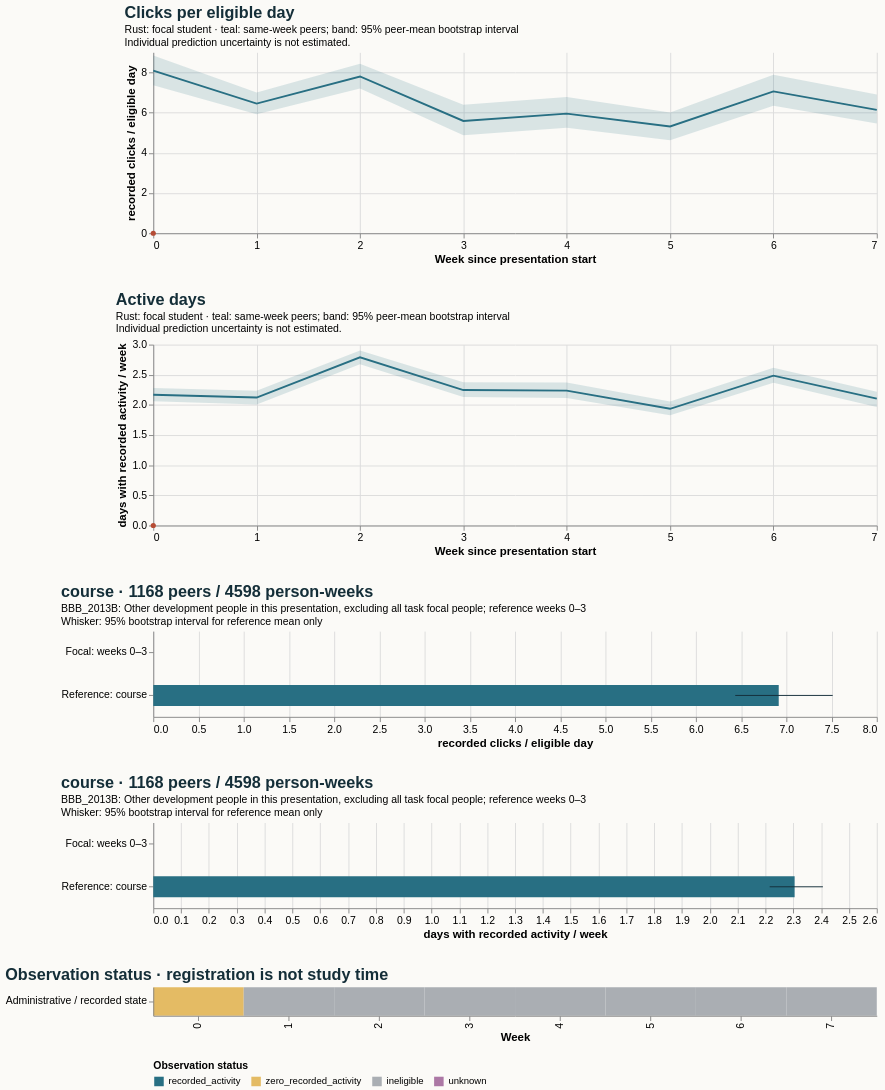

Write the Vega-Lite specification saved for this chart.
### Vega-Lite specification from a JSON file in a GitHub repository (floating-point values rounded to 4 significant figures)
{"$schema": "https://vega.github.io/schema/vega-lite/v5.20.1.json", "config": {"axis": {"labelFontSize": 11, "titleFontSize": 12}, "background": "#fbfaf7", "font": "sans-serif", "title": {"anchor": "start", "color": "#142e38", "fontSize": 17, "subtitleFontSize": 11}, "view": {"continuousHeight": 300, "continuousWidth": 300, "stroke": null}}, "datasets": {"data-087c5a7c9acdd4133adfbb61aaca1982": [{"end_day": 6, "focal_value": 0.0, "peer_ci_high": 2.282, "peer_ci_low": 2.06, "peer_mean": 2.168, "peer_observations": 1167, "peer_people": 1167, "reference": "course", "unit": "days with recorded activity / week", "week": 0}, {"end_day": 13, "focal_value": null, "peer_ci_high": 2.237, "peer_ci_low": 2.009, "peer_mean": 2.123, "peer_observations": 1159, "peer_people": 1159, "reference": "course", "unit": "days with recorded activity / week", "week": 1}, {"end_day": 20, "focal_value": null, "peer_ci_high": 2.902, "peer_ci_low": 2.674, "peer_mean": 2.789, "peer_observations": 1140, "peer_people": 1140, "reference": "course", "unit": "days with recorded activity / week", "week": 2}, {"end_day": 27, "focal_value": null, "peer_ci_high": 2.378, "peer_ci_low": 2.133, "peer_mean": 2.246, "peer_observations": 1132, "peer_people": 1132, "reference": "course", "unit": "days with recorded activity / week", "week": 3}, {"end_day": 34, "focal_value": null, "peer_ci_high": 2.371, "peer_ci_low": 2.115, "peer_mean": 2.237, "peer_observations": 1093, "peer_people": 1093, "reference": "course", "unit": "days with recorded activity / week", "week": 4}, {"end_day": 41, "focal_value": null, "peer_ci_high": 2.057, "peer_ci_low": 1.828, "peer_mean": 1.936, "peer_observations": 1086, "peer_people": 1086, "reference": "course", "unit": "days with recorded activity / week", "week": 5}, {"end_day": 48, "focal_value": null, "peer_ci_high": 2.615, "peer_ci_low": 2.368, "peer_mean": 2.486, "peer_observations": 1075, "peer_people": 1075, "reference": "course", "unit": "days with recorded activity / week", "week": 6}, {"end_day": 55, "focal_value": null, "peer_ci_high": 2.219, "peer_ci_low": 1.965, "peer_mean": 2.104, "peer_observations": 1059, "peer_people": 1059, "reference": "course", "unit": "days with recorded activity / week", "week": 7}], "data-49afe4daf034a980ca0a5ac21d2c21d2": [{"eligible_days": 2.0, "end_day": 6, "logging_completeness": "unknown", "observation_status": "zero_recorded_activity", "row": "Administrative / recorded state", "score_status": "withheld_release_time_unknown", "start_day": 0, "value": 0.0, "week": 0}, {"eligible_days": 0.0, "end_day": 13, "logging_completeness": "unknown", "observation_status": "ineligible", "row": "Administrative / recorded state", "score_status": "withheld_release_time_unknown", "start_day": 7, "value": null, "week": 1}, {"eligible_days": 0.0, "end_day": 20, "logging_completeness": "unknown", "observation_status": "ineligible", "row": "Administrative / recorded state", "score_status": "withheld_release_time_unknown", "start_day": 14, "value": null, "week": 2}, {"eligible_days": 0.0, "end_day": 27, "logging_completeness": "unknown", "observation_status": "ineligible", "row": "Administrative / recorded state", "score_status": "withheld_release_time_unknown", "start_day": 21, "value": null, "week": 3}, {"eligible_days": 0.0, "end_day": 34, "logging_completeness": "unknown", "observation_status": "ineligible", "row": "Administrative / recorded state", "score_status": "withheld_release_time_unknown", "start_day": 28, "value": null, "week": 4}, {"eligible_days": 0.0, "end_day": 41, "logging_completeness": "unknown", "observation_status": "ineligible", "row": "Administrative / recorded state", "score_status": "withheld_release_time_unknown", "start_day": 35, "value": null, "week": 5}, {"eligible_days": 0.0, "end_day": 48, "logging_completeness": "unknown", "observation_status": "ineligible", "row": "Administrative / recorded state", "score_status": "withheld_release_time_unknown", "start_day": 42, "value": null, "week": 6}, {"eligible_days": 0.0, "end_day": 55, "logging_completeness": "unknown", "observation_status": "ineligible", "row": "Administrative / recorded state", "score_status": "withheld_release_time_unknown", "start_day": 49, "value": null, "week": 7}], "data-6000c592f7575eb18013cdacb7a91839": [{"end_day": 6, "focal_value": 0.0, "peer_ci_high": 8.848, "peer_ci_low": 7.359, "peer_mean": 8.09, "peer_observations": 1167, "peer_people": 1167, "reference": "course", "unit": "recorded clicks / eligible day", "week": 0}, {"end_day": 13, "focal_value": null, "peer_ci_high": 6.997, "peer_ci_low": 5.917, "peer_mean": 6.449, "peer_observations": 1159, "peer_people": 1159, "reference": "course", "unit": "recorded clicks / eligible day", "week": 1}, {"end_day": 20, "focal_value": null, "peer_ci_high": 8.429, "peer_ci_low": 7.206, "peer_mean": 7.8, "peer_observations": 1140, "peer_people": 1140, "reference": "course", "unit": "recorded clicks / eligible day", "week": 2}, {"end_day": 27, "focal_value": null, "peer_ci_high": 6.396, "peer_ci_low": 4.874, "peer_mean": 5.586, "peer_observations": 1132, "peer_people": 1132, "reference": "course", "unit": "recorded clicks / eligible day", "week": 3}, {"end_day": 34, "focal_value": null, "peer_ci_high": 6.779, "peer_ci_low": 5.254, "peer_mean": 5.952, "peer_observations": 1093, "peer_people": 1093, "reference": "course", "unit": "recorded clicks / eligible day", "week": 4}, {"end_day": 41, "focal_value": null, "peer_ci_high": 6.011, "peer_ci_low": 4.623, "peer_mean": 5.31, "peer_observations": 1086, "peer_people": 1086, "reference": "course", "unit": "recorded clicks / eligible day", "week": 5}, {"end_day": 48, "focal_value": null, "peer_ci_high": 7.883, "peer_ci_low": 6.344, "peer_mean": 7.057, "peer_observations": 1075, "peer_people": 1075, "reference": "course", "unit": "recorded clicks / eligible day", "week": 6}, {"end_day": 55, "focal_value": null, "peer_ci_high": 6.902, "peer_ci_low": 5.459, "peer_mean": 6.139, "peer_observations": 1059, "peer_people": 1059, "reference": "course", "unit": "recorded clicks / eligible day", "week": 7}], "data-63ce9470475f1249fcbc89b546eb166c": [{"hi": null, "lo": null, "series": "Focal: weeks 0–3", "value": 0.0}, {"hi": 2.406, "lo": 2.215, "series": "Reference: course", "value": 2.305}], "data-f3d827e37b6a3cd9665db9623acf641a": [{"hi": null, "lo": null, "series": "Focal: weeks 0–3", "value": 0.0}, {"hi": 7.512, "lo": 6.435, "series": "Reference: course", "value": 6.916}]}, "resolve": {"scale": {"color": "independent"}}, "spacing": 28, "vconcat": [{"data": {"name": "data-6000c592f7575eb18013cdacb7a91839"}, "height": 190, "layer": [{"encoding": {"x": {"axis": {"tickMinStep": 1}, "field": "week", "title": "Week since presentation start", "type": "quantitative"}, "y": {"field": "peer_ci_low", "scale": {"zero": true}, "title": "recorded clicks / eligible day", "type": "quantitative"}, "y2": {"field": "peer_ci_high"}}, "mark": {"color": "#286f83", "opacity": 0.16, "type": "area"}}, {"encoding": {"tooltip": [{"field": "week", "type": "quantitative"}, {"field": "peer_mean", "type": "quantitative"}, {"field": "peer_people", "type": "quantitative"}, {"field": "peer_observations", "type": "quantitative"}], "x": {"field": "week", "type": "quantitative"}, "y": {"field": "peer_mean", "type": "quantitative"}}, "mark": {"color": "#286f83", "strokeWidth": 2, "type": "line"}}, {"encoding": {"tooltip": [{"field": "week", "type": "quantitative"}, {"field": "focal_value", "type": "quantitative"}], "x": {"field": "week", "type": "quantitative"}, "y": {"field": "focal_value", "type": "quantitative"}}, "mark": {"color": "#b64c35", "point": {"color": "#b64c35"}, "strokeWidth": 2.5, "type": "line"}}], "title": {"subtitle": ["Rust: focal student · teal: same-week peers; band: 95% peer-mean bootstrap interval", "Individual prediction uncertainty is not estimated."], "text": "Clicks per eligible day"}, "width": 760}, {"data": {"name": "data-087c5a7c9acdd4133adfbb61aaca1982"}, "height": 190, "layer": [{"encoding": {"x": {"axis": {"tickMinStep": 1}, "field": "week", "title": "Week since presentation start", "type": "quantitative"}, "y": {"field": "peer_ci_low", "scale": {"zero": true}, "title": "days with recorded activity / week", "type": "quantitative"}, "y2": {"field": "peer_ci_high"}}, "mark": {"color": "#286f83", "opacity": 0.16, "type": "area"}}, {"encoding": {"tooltip": [{"field": "week", "type": "quantitative"}, {"field": "peer_mean", "type": "quantitative"}, {"field": "peer_people", "type": "quantitative"}, {"field": "peer_observations", "type": "quantitative"}], "x": {"field": "week", "type": "quantitative"}, "y": {"field": "peer_mean", "type": "quantitative"}}, "mark": {"color": "#286f83", "strokeWidth": 2, "type": "line"}}, {"encoding": {"tooltip": [{"field": "week", "type": "quantitative"}, {"field": "focal_value", "type": "quantitative"}], "x": {"field": "week", "type": "quantitative"}, "y": {"field": "focal_value", "type": "quantitative"}}, "mark": {"color": "#b64c35", "point": {"color": "#b64c35"}, "strokeWidth": 2.5, "type": "line"}}], "title": {"subtitle": ["Rust: focal student · teal: same-week peers; band: 95% peer-mean bootstrap interval", "Individual prediction uncertainty is not estimated."], "text": "Active days"}, "width": 760}, {"data": {"name": "data-f3d827e37b6a3cd9665db9623acf641a"}, "height": 90, "layer": [{"encoding": {"x": {"field": "value", "scale": {"domain": [0, 7.888], "zero": true}, "title": "recorded clicks / eligible day", "type": "quantitative"}, "y": {"field": "series", "sort": null, "title": null, "type": "nominal"}}, "mark": {"color": "#286f83", "size": 22, "type": "bar"}}, {"encoding": {"x": {"field": "lo", "type": "quantitative"}, "x2": {"field": "hi"}, "y": {"field": "series", "sort": null, "title": null, "type": "nominal"}}, "mark": {"color": "#142e38", "type": "rule"}}], "title": {"subtitle": ["BBB_2013B: Other development people in this presentation, excluding all task focal people; reference weeks 0–3", "Whisker: 95% bootstrap interval for reference mean only"], "text": "course · 1168 peers / 4598 person-weeks"}, "width": 760}, {"data": {"name": "data-63ce9470475f1249fcbc89b546eb166c"}, "height": 90, "layer": [{"encoding": {"x": {"field": "value", "scale": {"domain": [0, 2.527], "zero": true}, "title": "days with recorded activity / week", "type": "quantitative"}, "y": {"field": "series", "sort": null, "title": null, "type": "nominal"}}, "mark": {"color": "#286f83", "size": 22, "type": "bar"}}, {"encoding": {"x": {"field": "lo", "type": "quantitative"}, "x2": {"field": "hi"}, "y": {"field": "series", "sort": null, "title": null, "type": "nominal"}}, "mark": {"color": "#142e38", "type": "rule"}}], "title": {"subtitle": ["BBB_2013B: Other development people in this presentation, excluding all task focal people; reference weeks 0–3", "Whisker: 95% bootstrap interval for reference mean only"], "text": "course · 1168 peers / 4598 person-weeks"}, "width": 760}, {"data": {"name": "data-49afe4daf034a980ca0a5ac21d2c21d2"}, "encoding": {"color": {"field": "observation_status", "legend": {"labelLimit": 260, "orient": "bottom"}, "scale": {"domain": ["recorded_activity", "zero_recorded_activity", "ineligible", "unknown"], "range": ["#286f83", "#e4bb64", "#aaaeb3", "#ac78a5"]}, "title": "Observation status", "type": "nominal"}, "tooltip": [{"field": "week", "type": "quantitative"}, {"field": "eligible_days", "type": "quantitative"}, {"field": "observation_status", "type": "nominal"}, {"field": "logging_completeness", "type": "nominal"}], "x": {"field": "week", "title": "Week", "type": "ordinal"}, "y": {"field": "row", "title": null, "type": "nominal"}}, "height": 30, "mark": {"type": "rect"}, "title": "Observation status · registration is not study time", "width": 760}]}
